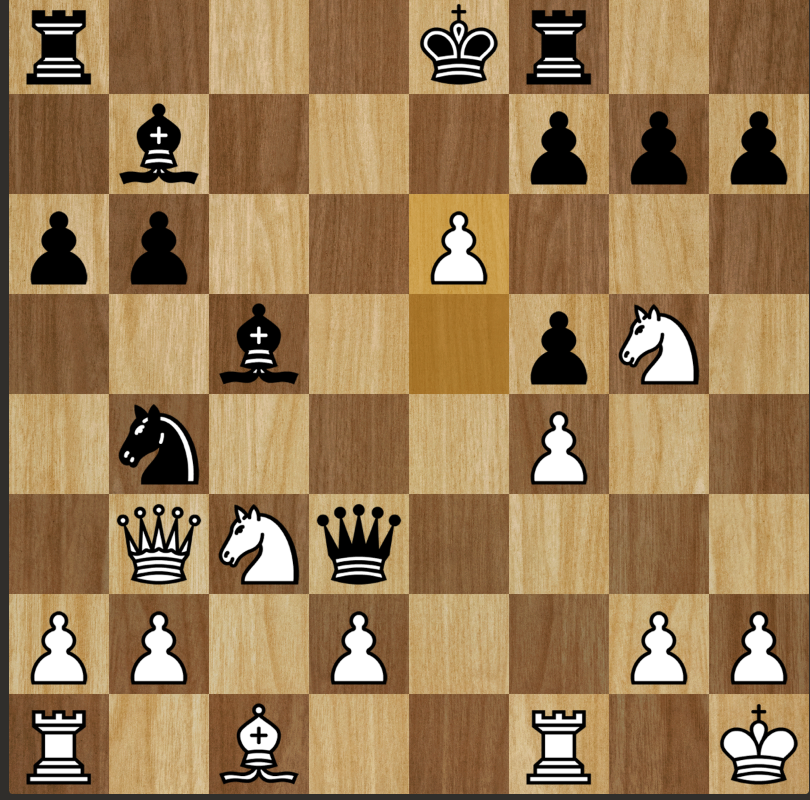
#> input picture input.png, 810 x 800 px
$ python -i chessboard_finder.py   (imports and definitions only)
#> lines starting #> are read from the running program, lines starting #| are printed output that depends on the picture
#!/usr/bin/env python3
# -*- coding: utf-8 -*-
# Pass in image of online chessboard screenshot, returns corners of chessboard
# usage: chessboard_finder.py [-h] urls [urls ...]

# Find orthorectified chessboard corners in image

# positional arguments:
#   urls        Input image urls

# optional arguments:
#   -h, --help  show this help message and exit


# sudo apt-get install libatlas-base-dev for numpy error, see https://github.com/Kitt-AI/snowboy/issues/262
import numpy as np
# sudo apt-get install libopenjp2-7 libtiff5
import PIL.Image
import argparse
from time import time
from helper_image_loading import *


def nonmax_suppress_1d(arr, winsize=5):
  """Return 1d array with only peaks, use neighborhood window of winsize px"""
  _arr = arr.copy()

  for i in range(_arr.size):
    if i == 0:
      left_neighborhood = 0
    else:
      left_neighborhood = arr[max(0,i-winsize):i]
    if i >= _arr.size-2:
      right_neighborhood = 0
    else:
      right_neighborhood = arr[i+1:min(arr.size-1,i+winsize)]

    if arr[i] < np.max(left_neighborhood) or arr[i] <= np.max(right_neighborhood):
      _arr[i] = 0
  return _arr

def findChessboardCorners(img_arr_gray, noise_threshold = 8000):
  # Load image grayscale as an numpy array
  # Return None on failure to find a chessboard
  #
  # noise_threshold: Ratio of standard deviation of hough values along an axis
  # versus the number of pixels, manually measured  bad trigger images
  # at < 5,000 and good  chessboards values at > 10,000

  # Get gradients, split into positive and inverted negative components
  gx, gy = np.gradient(img_arr_gray)
  gx_pos = gx.copy()
  gx_pos[gx_pos<0] = 0
  gx_neg = -gx.copy()
  gx_neg[gx_neg<0] = 0

  gy_pos = gy.copy()
  gy_pos[gy_pos<0] = 0
  gy_neg = -gy.copy()
  gy_neg[gy_neg<0] = 0

  # 1-D ampltitude of hough transform of gradients about X & Y axes
  num_px = img_arr_gray.shape[0] * img_arr_gray.shape[1]
  hough_gx = gx_pos.sum(axis=1) * gx_neg.sum(axis=1)
  hough_gy = gy_pos.sum(axis=0) * gy_neg.sum(axis=0)

  # Check that gradient peak signal is strong enough by
  # comparing normalized standard deviation to threshold
  if min(hough_gx.std() / hough_gx.size,
         hough_gy.std() / hough_gy.size) < noise_threshold:
    return None

  # Normalize and skeletonize to just local peaks
  hough_gx = nonmax_suppress_1d(hough_gx) / hough_gx.max()
  hough_gy = nonmax_suppress_1d(hough_gy) / hough_gy.max()

  # Arbitrary threshold of 20% of max
  hough_gx[hough_gx<0.2] = 0
  hough_gy[hough_gy<0.2] = 0

  # Now we have a set of potential vertical and horizontal lines that
  # may contain some noisy readings, try different subsets of them with
  # consistent spacing until we get a set of 7, choose strongest set of 7
  pot_lines_x = np.where(hough_gx)[0]
  pot_lines_y = np.where(hough_gy)[0]
  pot_lines_x_vals = hough_gx[pot_lines_x]
  pot_lines_y_vals = hough_gy[pot_lines_y]

  # Get all possible length 7+ sequences
  seqs_x = getAllSequences(pot_lines_x)
  seqs_y = getAllSequences(pot_lines_y)

  if len(seqs_x) == 0 or len(seqs_y) == 0:
    return None

  # Score sequences by the strength of their hough peaks
  seqs_x_vals = [pot_lines_x_vals[[v in seq for v in pot_lines_x]] for seq in seqs_x]
  seqs_y_vals = [pot_lines_y_vals[[v in seq for v in pot_lines_y]] for seq in seqs_y]

  # shorten sequences to up to 9 values based on score
  # X sequences
  for i in range(len(seqs_x)):
    seq = seqs_x[i]
    seq_val = seqs_x_vals[i]

    # if the length of sequence is more than 7 + edges = 9
    # strip weakest edges
    if len(seq) > 9:
      # while not inner 7 chess lines, strip weakest edges
      while len(seq) > 7:
        if seq_val[0] > seq_val[-1]:
          seq = seq[:-1]
          seq_val = seq_val[:-1]
        else:
          seq = seq[1:]
          seq_val = seq_val[1:]

    seqs_x[i] = seq
    seqs_x_vals[i] = seq_val

  # Y sequences
  for i in range(len(seqs_y)):
    seq = seqs_y[i]
    seq_val = seqs_y_vals[i]

    while len(seq) > 9:
      if seq_val[0] > seq_val[-1]:
        seq = seq[:-1]
        seq_val = seq_val[:-1]
      else:
        seq = seq[1:]
        seq_val = seq_val[1:]

    seqs_y[i] = seq
    seqs_y_vals[i] = seq_val

  # Now that we only have length 7-9 sequences, score and choose the best one
  scores_x = np.array([np.mean(v) for v in seqs_x_vals])
  scores_y = np.array([np.mean(v) for v in seqs_y_vals])

  # Keep first sequence with the largest step size
  # scores_x = np.array([np.median(np.diff(s)) for s in seqs_x])
  # scores_y = np.array([np.median(np.diff(s)) for s in seqs_y])

  #TODO(elucidation): Choose heuristic score between step size and hough response

  best_seq_x = seqs_x[scores_x.argmax()]
  best_seq_y = seqs_y[scores_y.argmax()]
  # print(best_seq_x, best_seq_y)

  # Now if we have sequences greater than length 7, (up to 9),
  # that means we have up to 9 possible combinations of sets of 7 sequences
  # We try all of them and see which has the best checkerboard response
  sub_seqs_x = [best_seq_x[k:k+7] for k in range(len(best_seq_x) - 7 + 1)]
  sub_seqs_y = [best_seq_y[k:k+7] for k in range(len(best_seq_y) - 7 + 1)]

  dx = np.median(np.diff(best_seq_x))
  dy = np.median(np.diff(best_seq_y))
  corners = np.zeros(4, dtype=int)

  # Add 1 buffer to include the outer tiles, since sequences are only using
  # inner chessboard lines
  corners[0] = int(best_seq_y[0]-dy)
  corners[1] = int(best_seq_x[0]-dx)
  corners[2] = int(best_seq_y[-1]+dy)
  corners[3] = int(best_seq_x[-1]+dx)

  # Generate crop image with on full sequence, which may be wider than a normal
  # chessboard by an extra 2 tiles, we'll iterate over all combinations
  # (up to 9) and choose the one that correlates best with a chessboard
  gray_img_crop = PIL.Image.fromarray(img_arr_gray).crop(corners)

  # Build a kernel image of an idea chessboard to correlate against
  k = 8 # Arbitrarily chose 8x8 pixel tiles for correlation image
  quad = np.ones([k,k])
  kernel = np.vstack([np.hstack([quad,-quad]), np.hstack([-quad,quad])])
  kernel = np.tile(kernel,(4,4)) # Becomes an 8x8 alternating grid (chessboard)
  kernel = kernel/np.linalg.norm(kernel) # normalize
  # 8*8 = 64x64 pixel ideal chessboard

  k = 0
  n = max(len(sub_seqs_x), len(sub_seqs_y))
  final_corners = None
  best_score = None

  # Iterate over all possible combinations of sub sequences and keep the corners
  # with the best correlation response to the ideal 64x64px chessboard
  for i in range(len(sub_seqs_x)):
    for j in range(len(sub_seqs_y)):
      k = k + 1

      # [y, x, y, x]
      sub_corners = np.array([
        sub_seqs_y[j][0]-corners[0]-dy, sub_seqs_x[i][0]-corners[1]-dx,
        sub_seqs_y[j][-1]-corners[0]+dy, sub_seqs_x[i][-1]-corners[1]+dx],
        dtype=np.int_)

      # Generate crop candidate, nearest pixel is fine for correlation check
      sub_img = gray_img_crop.crop(sub_corners).resize((64,64))

      # Perform correlation score, keep running best corners as our final output
      # Use absolute since it's possible board is rotated 90 deg
      score = np.abs(np.sum(kernel * sub_img))
      if best_score is None or score > best_score:
        best_score = score
        final_corners = sub_corners + [corners[0], corners[1], corners[0], corners[1]]

  return final_corners

def getAllSequences(seq, min_seq_len=7, err_px=5):
  """Given sequence of increasing numbers, get all sequences with common
  spacing (within err_px) that contain at least min_seq_len values"""

  # Sanity check that there are enough values to satisfy
  if len(seq) < min_seq_len:
    return []

  # For every value, take the next value and see how many times we can step
  # that falls on another value within err_px points
  seqs = []
  for i in range(len(seq)-1):
    for j in range(i+1, len(seq)):
      # Check that seq[i], seq[j] not already in previous sequences
      duplicate = False
      for prev_seq in seqs:
        for k in range(len(prev_seq)-1):
          if seq[i] == prev_seq[k] and seq[j] == prev_seq[k+1]:
            duplicate = True
      if duplicate:
        continue
      d = seq[j] - seq[i]

      # Ignore two points that are within error bounds of each other
      if d < err_px:
        continue

      s = [seq[i], seq[j]]
      n = s[-1] + d
      while np.abs((seq-n)).min() < err_px:
        n = seq[np.abs((seq-n)).argmin()]
        s.append(n)
        n = s[-1] + d

      if len(s) >= min_seq_len:
        s = np.array(s)
        seqs.append(s)
  return seqs

# [37 lines left out: function getChessTilesColor, not called in this run]

def getChessBoardGray(img, corners):
  # img is a grayscale image
  # corners = (x0, y0, x1, y1) for top-left corner to bot-right corner of board
  height, width = img.shape

  # corners could be outside image bounds, pad image as needed
  padl_x = max(0, -corners[0])
  padl_y = max(0, -corners[1])
  padr_x = max(0, corners[2] - width)
  padr_y = max(0, corners[3] - height)

  img_padded = np.pad(img, ((padl_y,padr_y),(padl_x,padr_x)), mode='edge')

  chessboard_img = img_padded[
    (padl_y + corners[1]):(padl_y + corners[3]),
    (padl_x + corners[0]):(padl_x + corners[2])]

  # 256x256 px image, 32x32px individual tiles
  # Normalized
  chessboard_img_resized = np.asarray( \
        PIL.Image.fromarray(chessboard_img) \
        .resize([256,256], PIL.Image.BILINEAR), dtype=np.uint8) / 255.0
  return chessboard_img_resized

def getChessTilesGray(img, corners):
  chessboard_img_resized = getChessBoardGray(img, corners)
  return getTiles(chessboard_img_resized)


def getTiles(processed_gray_img):
  # Given 256x256 px normalized grayscale image of a chessboard (32x32px per tile)
  # NOTE (values must be in range 0-1)
  # Return a 32x32x64 tile array
  #
  # stack deep 64 tiles
  # so, first slab is tile A1, then A2 etc.
  tiles = np.zeros([32,32,64], dtype=np.float32) # grayscale
  # Assume A1 is bottom left of image, need to reverse rank since images start
  # with origin in top left
  for rank in range(8): # rows (numbers)
    for file in range(8): # columns (letters)
      tiles[:,:,(rank*8+file)] = \
        processed_gray_img[(7-rank)*32:((7-rank)+1)*32,file*32:(file+1)*32]

  return tiles

def findGrayscaleTilesInImage(img):
  """ Find chessboard and convert into input tiles for CNN """
  if img is None:
    return None, None

  # Convert to grayscale numpy array
  img_arr = np.asarray(img.convert("L"), dtype=np.float32)

  # Use computer vision to find orthorectified chessboard corners in image
  corners = findChessboardCorners(img_arr)
  if corners is None:
    return None, None

  # Pull grayscale tiles out given image and chessboard corners
  tiles = getChessTilesGray(img_arr, corners)

  # Return both the tiles as well as chessboard corner locations in the image
  return tiles, corners

# [22 lines of commented-out code are left out]

# [33 lines left out: function main, not called in this run]

# [17 lines not run here, left out]

>>> from PIL import Image
>>> picture = Image.open('input.png')
#> picture is the input picture: PIL image 810x800 RGB; mean R, G, B 153.6, 123.1, 84.4
>>> result = findGrayscaleTilesInImage(picture)
#> in findGrayscaleTilesInImage, `img_arr = np.asarray(img.convert("L"), dtype=np.float32)`:
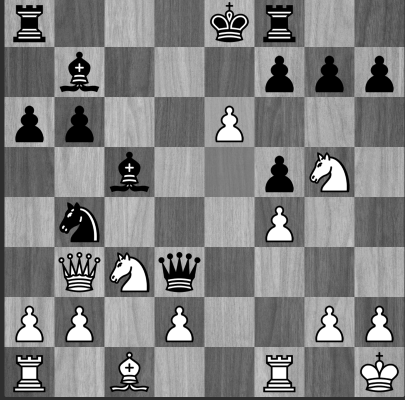
#> img_arr: shape (800, 810) float32 (shown at 1/2 size); min 0, max 255, mean 127.8
#> in findChessboardCorners, `gx, gy = np.gradient(img_arr_gray)`:
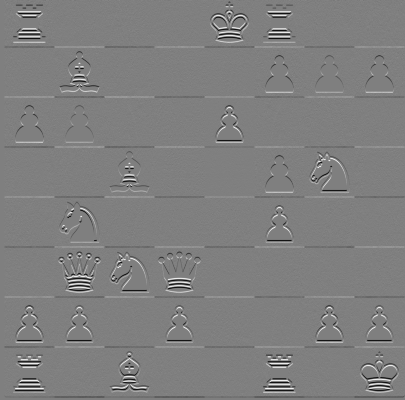
#> gx: shape (800, 810) float32 (shown at 1/2 size); min -127.5, max 127.5, mean -0.1; drawn with min black and max white
#> in findChessboardCorners, `gx, gy = np.gradient(img_arr_gray)`:
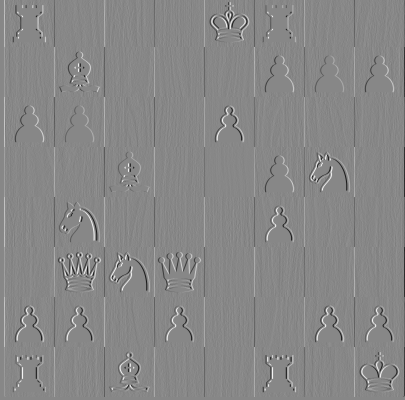
#> gy: shape (800, 810) float32 (shown at 1/2 size); min -145, max 127.5, mean -0.1; drawn with min black and max white
#> in findChessboardCorners, `gy_neg[gy_neg<0] = 0`:
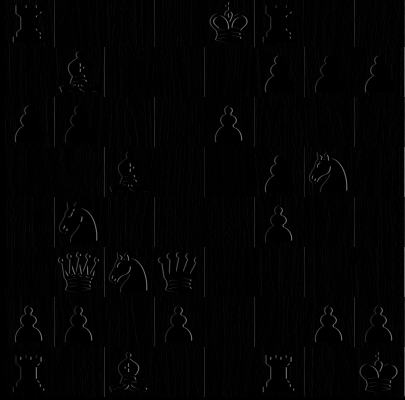
#> gy_neg: shape (800, 810) float32 (shown at 1/2 size); min 0, max 145, mean 3
#> in findChessboardCorners, `hough_gx = gx_pos.sum(axis=1) * gx_neg.sum(axis=1)`: hough_gx = 800 values, max 204690224 at index 494, min 0 at index 793, mean 7486673.5
#> in findChessboardCorners, `hough_gy = gy_pos.sum(axis=0) * gy_neg.sum(axis=0)`: hough_gy = 810 values, max 275592256 at index 208, min 0 at index 0, mean 7839985.5
#> the loop in nonmax_suppress_1d, `for i in range(_arr.size):` made 800 passes
#> (left_neighborhood, right_neighborhood) on passes 2 to 6: ([2314362], [691892.5, 874032, 1083698, 951645.8]), ([2314362, 801534], [874032, 1083698, 951645.8, 915648.8]), ([2314362, 801534, 691892.5], [1083698, 951645.8, 915648.8, 795810]), ([2314362, 801534, 691892.5, 874032], [951645.8, 915648.8, 795810, 815704.5]), ([2314362, 801534, 691892.5, 874032, 1083698], [915648.8, 795810, 815704.5, 3609840])
#> in findChessboardCorners, `hough_gx = nonmax_suppress_1d(hough_gx) / hough_gx.max()`: hough_gx = 800 values, max 1 at index 494, min 0 at index 1, mean 0.0121
#> the loop in nonmax_suppress_1d (call 2), `for i in range(_arr.size):` made 810 passes
#> (left_neighborhood, right_neighborhood) on passes 2, 7, 8, 9, 10, 11: ([0], [0, 0, 0, 0]), ([0, 0, 0, 0, 0], [0, 0, 0, 1908770.5]), ([0, 0, 0, 0, 0], [0, 0, 1908770.5, 2673313]), ([0, 0, 0, 0, 0], [0, 1908770.5, 2673313, 1918246]), ([0, 0, 0, 0, 0], [1908770.5, 2673313, 1918246, 1941159]), ([0, 0, 0, 0, 0], [2673313, 1918246, 1941159, 2067060])
#> in findChessboardCorners, `hough_gy = nonmax_suppress_1d(hough_gy) / hough_gy.max()`: hough_gy = 810 values, max 1 at index 208, min 0 at index 0, mean 0.00817
#> in findChessboardCorners, `pot_lines_x = np.where(hough_gx)[0]`: pot_lines_x = [73, 94, 194, 293, 394, 494, 594, 693, 731, 774, 781]
#> in findChessboardCorners, `pot_lines_y = np.where(hough_gy)[0]`: pot_lines_y = [108, 208, 309, 408, 509, 608, 708]
#> in findChessboardCorners, `pot_lines_x_vals = hough_gx[pot_lines_x]`: pot_lines_x_vals = [0.208, 0.987, 0.944, 0.867, 0.909, 1, 0.995, 0.985, 0.2, 0.314, 0.271]
#> in findChessboardCorners, `pot_lines_y_vals = hough_gy[pot_lines_y]`: pot_lines_y_vals = [0.754, 1, 0.702, 0.647, 0.705, 0.51, 0.714]
#> the loop in getAllSequences, `for i in range(len(seq)-1):` made 10 passes
#> after the loop in getAllSequences, `for i in range(len(seq)-1):`: seqs = [[94, 194, 293, 394, 494, 594, 693]]
#> the loop in getAllSequences (call 2), `for i in range(len(seq)-1):` made 6 passes
#> in findChessboardCorners, `seqs_y = getAllSequences(pot_lines_y)`: seqs_y = [[108, 208, 309, 408, 509, 608, 708]]
#> in findChessboardCorners, `seqs_x_vals = [pot_lines_x_vals[[v in seq for v in pot_lines_x]] for s..`: seqs_x_vals = [[0.987, 0.944, 0.867, 0.909, 1, 0.995, 0.985]]
#> in findChessboardCorners, `seqs_y_vals = [pot_lines_y_vals[[v in seq for v in pot_lines_y]] for s..`: seqs_y_vals = [[0.754, 1, 0.702, 0.647, 0.705, 0.51, 0.714]]
#> the loop in findChessboardCorners, `for i in range(len(seqs_x)):` made 1 pass
#> the loop in findChessboardCorners, `for i in range(len(seqs_y)):` made 1 pass
#> in findChessboardCorners, `scores_x = np.array([np.mean(v) for v in seqs_x_vals])`: scores_x = [0.955]
#> in findChessboardCorners, `scores_y = np.array([np.mean(v) for v in seqs_y_vals])`: scores_y = [0.719]
#> in findChessboardCorners, `best_seq_x = seqs_x[scores_x.argmax()]`: best_seq_x = [94, 194, 293, 394, 494, 594, 693]
#> in findChessboardCorners, `best_seq_y = seqs_y[scores_y.argmax()]`: best_seq_y = [108, 208, 309, 408, 509, 608, 708]
#> in findChessboardCorners, `sub_seqs_x = [best_seq_x[k:k+7] for k in range(len(best_seq_x) - 7 + 1)]`: sub_seqs_x = [[94, 194, 293, 394, 494, 594, 693]]
#> in findChessboardCorners, `sub_seqs_y = [best_seq_y[k:k+7] for k in range(len(best_seq_y) - 7 + 1)]`: sub_seqs_y = [[108, 208, 309, 408, 509, 608, 708]]
#> in findChessboardCorners, `dx = np.median(np.diff(best_seq_x))`: dx = 100
#> in findChessboardCorners, `gray_img_crop = PIL.Image.fromarray(img_arr_gray).crop(corners)`:
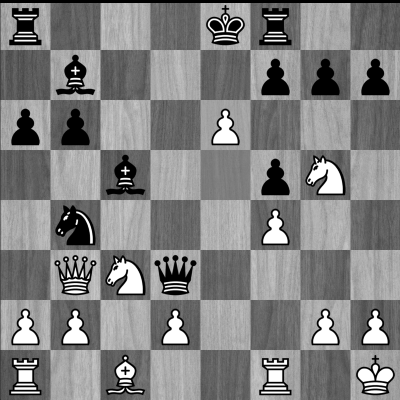
#> gray_img_crop: PIL image 800x799 F (shown at 1/2 size); min 0, max 255, mean 128.4
#> in findChessboardCorners, `n = max(len(sub_seqs_x), len(sub_seqs_y))`: n = 1
#> the loop in findChessboardCorners, `for i in range(len(sub_seqs_x)):` made 1 pass
#> after the loop in findChessboardCorners, `for i in range(len(sub_seqs_x)):`: best_score = 1697.1; final_corners = [8, -6, 808, 793]; k = 1
#> in findGrayscaleTilesInImage, `corners = findChessboardCorners(img_arr)`: corners = [8, -6, 808, 793]
#> in getChessBoardGray, `padl_x = max(0, -corners[0])`: padl_x = 0
#> in getChessBoardGray, `padl_y = max(0, -corners[1])`: padl_y = 6
#> in getChessBoardGray, `padr_x = max(0, corners[2] - width)`: padr_x = 0
#> in getChessBoardGray, `img_padded = np.pad(img, ((padl_y,padr_y),(padl_x,padr_x)), mode='edge')`:
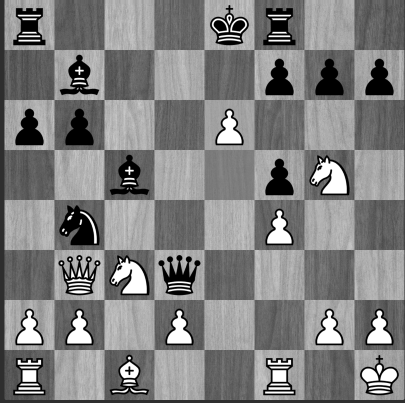
#> img_padded: shape (806, 810) float32 (shown at 1/2 size); min 0, max 255, mean 127.9
#> in getChessBoardGray, `chessboard_img_resized = np.asarray( \ PIL.Image.fromarray(chessboard_..`:
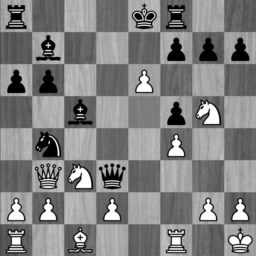
#> chessboard_img_resized: shape (256, 256) float64; min 0, max 1, mean 0.506
